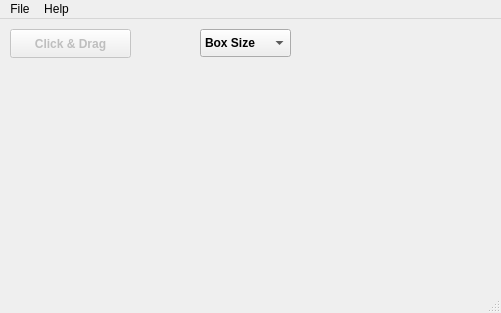
<?xml version="1.0" encoding="UTF-8"?>
<ui version="4.0">
 <class>MainWindow</class>
 <widget class="QMainWindow" name="MainWindow">
  <property name="geometry">
   <rect>
    <x>0</x>
    <y>0</y>
    <width>501</width>
    <height>313</height>
   </rect>
  </property>
  <property name="windowTitle">
   <string>CrayonVISOR</string>
  </property>
  <widget class="QWidget" name="centralwidget">
   <widget class="QComboBox" name="comboBox">
    <property name="geometry">
     <rect>
      <x>200</x>
      <y>10</y>
      <width>91</width>
      <height>28</height>
     </rect>
    </property>
    <property name="font">
     <font>
      <bold>true</bold>
     </font>
    </property>
    <property name="layoutDirection">
     <enum>Qt::LeftToRight</enum>
    </property>
    <property name="currentIndex">
     <number>0</number>
    </property>
    <item>
     <property name="text">
      <string>Box Size</string>
     </property>
    </item>
    <item>
     <property name="text">
      <string>16</string>
     </property>
    </item>
    <item>
     <property name="text">
      <string>24</string>
     </property>
    </item>
    <item>
     <property name="text">
      <string>48</string>
     </property>
    </item>
    <item>
     <property name="text">
      <string>64</string>
     </property>
    </item>
    <item>
     <property name="text">
      <string>96</string>
     </property>
    </item>
    <item>
     <property name="text">
      <string>120</string>
     </property>
    </item>
   </widget>
   <widget class="QPushButton" name="pushButton">
    <property name="enabled">
     <bool>false</bool>
    </property>
    <property name="geometry">
     <rect>
      <x>10</x>
      <y>10</y>
      <width>121</width>
      <height>29</height>
     </rect>
    </property>
    <property name="font">
     <font>
      <bold>true</bold>
     </font>
    </property>
    <property name="text">
     <string>Click &amp;&amp; Drag</string>
    </property>
   </widget>
  </widget>
  <widget class="QMenuBar" name="menubar">
   <property name="geometry">
    <rect>
     <x>0</x>
     <y>0</y>
     <width>501</width>
     <height>26</height>
    </rect>
   </property>
   <widget class="QMenu" name="menuFile">
    <property name="title">
     <string>File</string>
    </property>
   </widget>
   <widget class="QMenu" name="menuHelp">
    <property name="title">
     <string>Help</string>
    </property>
   </widget>
   <addaction name="menuFile"/>
   <addaction name="menuHelp"/>
  </widget>
  <widget class="QStatusBar" name="statusbar"/>
  <action name="actionAbout">
   <property name="text">
    <string>About...</string>
   </property>
  </action>
  <action name="aboutAct">
   <property name="text">
    <string>About CrayonVISOR...</string>
   </property>
  </action>
 </widget>
 <resources/>
 <connections/>
</ui>
